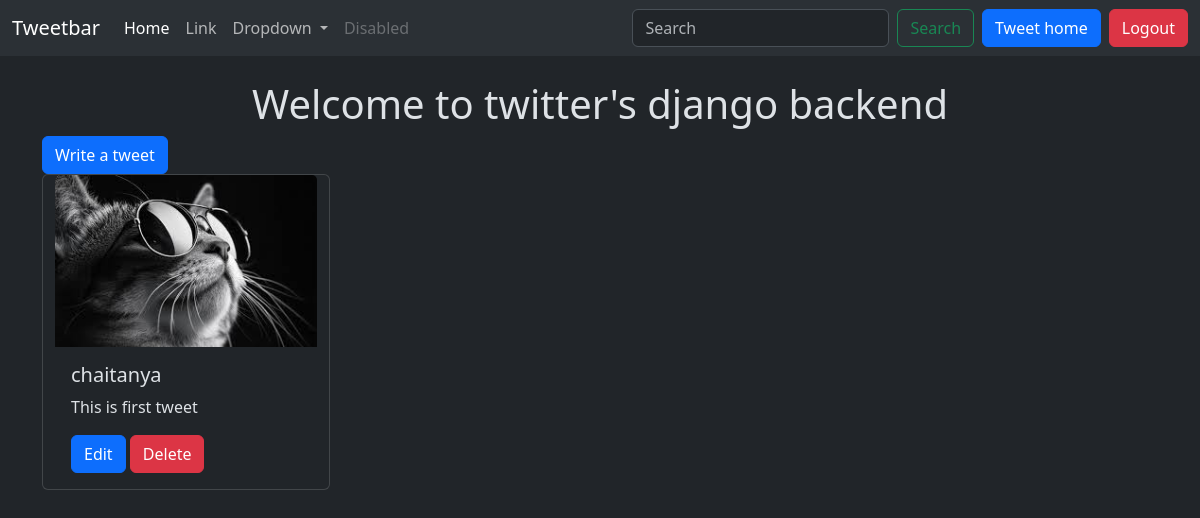
The page /tweet/ (signed in) on the database as committed earlier.
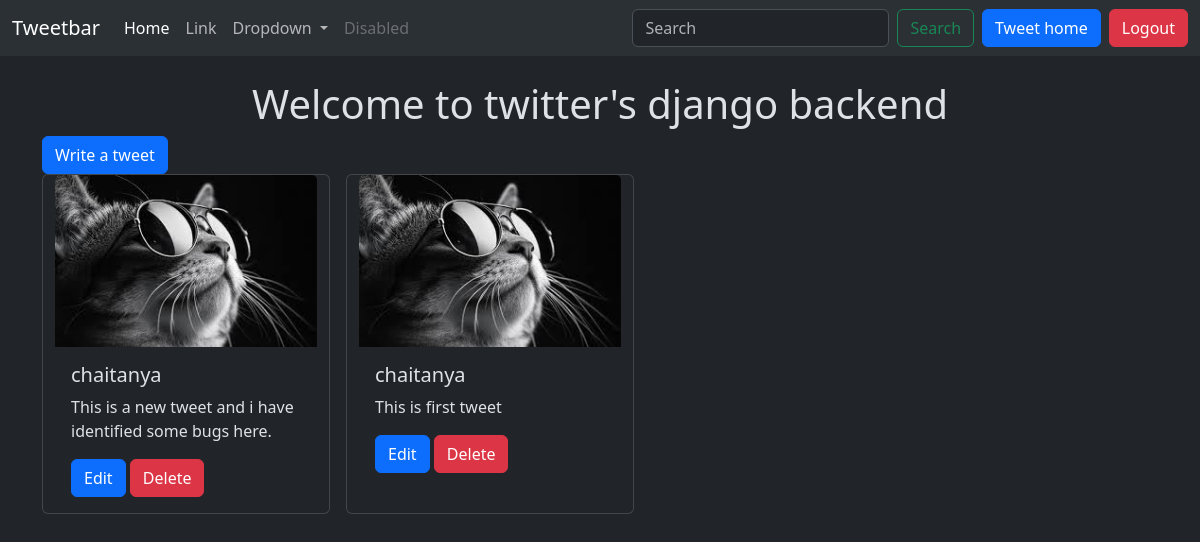
The same page on the database as committed later.
### tweet/models.py (models this page shows, shortened)
class Tweet(models.Model):
    user = models.ForeignKey(User, on_delete=models.CASCADE)
    text = models.TextField(max_length=240)
    photo = models.ImageField(upload_to='photos/',null=True,blank=True)
    created_at = models.DateTimeField(auto_now_add=True)
    updated_at = models.DateTimeField(auto_now=True)

### tweet/views.py (the view)
# urls.py: path('', views.tweet_list, name='tweet_list'),
def tweet_list(request):
    tweets = Tweet.objects.all().order_by('-created_at')
    return render(request, 'tweet_list.html', {'tweets': tweets})

### tweet/templates/tweet_list.html (shortened to what this page needs)
{% extends 'layout.html' %}
{% block content %}
<h1 class="text-center mt-4">
  Welcome to twitter's django backend
</h1>
<a class="btn btn-primary" href="{% url 'tweet_create' %}">Write a tweet</a>
<div class="container row gap-3">
  {% for tweet in tweets %}
  <div class="card" style="width: 18rem;">
  <img src="{{tweet.photo.url}}" class="card-img-top" alt="...">
  <div class="card-body">
    <h5 class="card-title">{{tweet.user.username}}</h5>
    <p class="card-text">{{tweet.text}}</p>
    {% if tweet.user == user %}
    <a href="{% url 'tweet_edit' tweet.id %}" class="btn btn-primary">Edit</a>
    <a href="{% url 'tweet_delete' tweet.id %}" class="btn btn-danger">Delete</a>
    {% endif %}
  </div>
</div>
  {% endfor %}
</div>
{% endblock %}

Rows that differ between the two databases and show on the page:
added Tweet: photo (picture), user.username "chaitanya", text "This is a new tweet and i have identified some bugs here.", shows "Edit"
